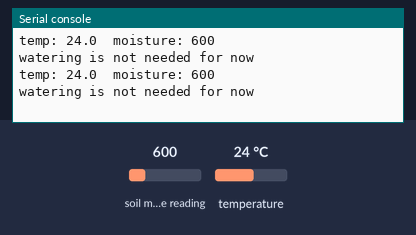
A program run on a simulated CircuitPython board. Shown: the last lines printed to the serial console. The inputs (shaded band) are chosen by the test bench; at power-on: soil moisture reading 600, temperature 24 °C.

Above: at 1.2 s.
1.3 s: soil moisture reading set to 412
At 2.6 s:
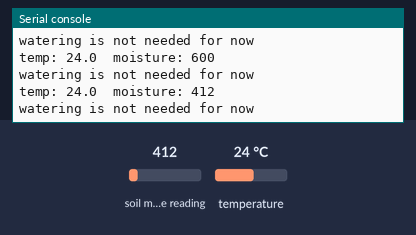
2.8 s: soil moisture reading set to 377
At 3.8 s:
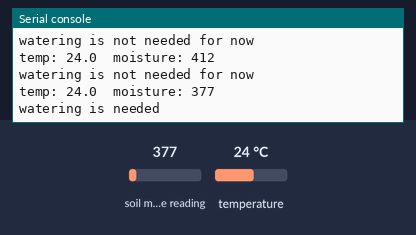
Timing chart, 0 to 5.8 s (numbered marks = the images above; inputs shaded):
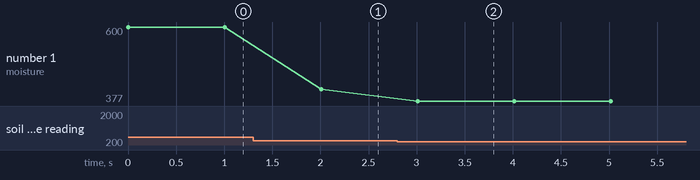

The program:

ep2-moisture_test.py
```python
#I followed this tutorial: https://learn.adafruit.com/adafruit-stemma-soil-sensor-i2c-capacitive-moisture-sensor/python-circuitpython-test#circuitpython-and-python-usage-3009830-9
#But I modified the code a bit.

import time
import board
import busio
from adafruit_seesaw.seesaw import Seesaw

i2c_bus = busio.I2C(board.D3, board.D2)
ss = Seesaw(i2c_bus, addr=0x36)

while True:
    # read moisture level through capacitive touch pad
    touch = ss.moisture_read()

    # read temperature from the temperature sensor
    temp = ss.get_temp()

    print("temp: " + str(temp) + "  moisture: " + str(touch))

    if touch < 400:
    	print('watering is needed')
    else:
    	print('watering is not needed for now')


    time.sleep(1)
```

Measured:
- the behaviour switches between 400 and 399 on soil moisture reading (found by bisection; images 1 and 2)
- after the input at 1.3 s, the serial console: prints a new line after 0.71 s (image 1)
- after the input at 2.8 s, the serial console: prints a new line after 0.21 s (image 2)
- plotted number 1: 600 → 412 after the input at 1.3 s, 412 → 377 after the input at 2.8 s
